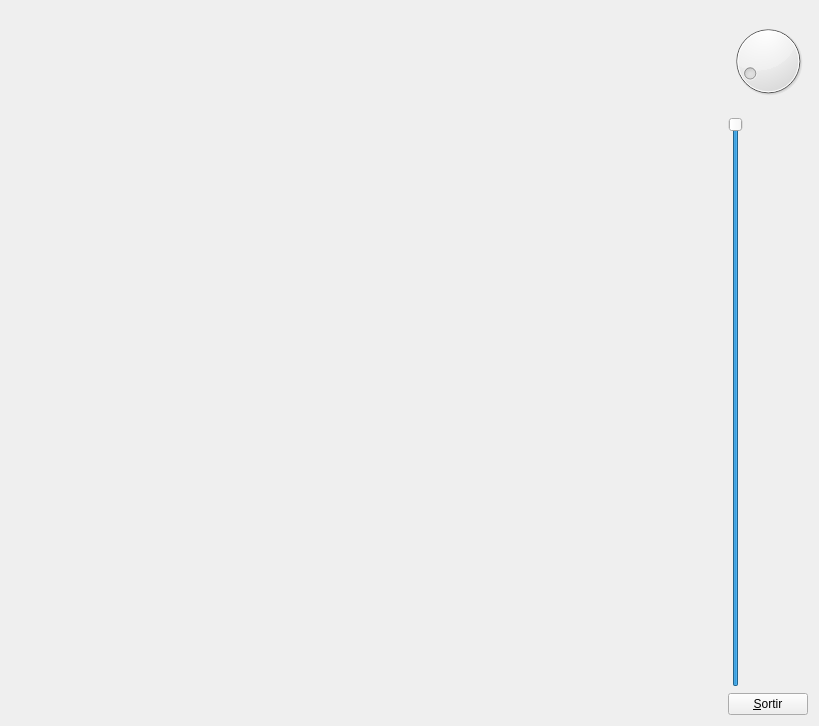
<?xml version="1.0" encoding="UTF-8"?>
<ui version="4.0">
 <class>MyForm</class>
 <widget class="QWidget" name="MyForm">
  <property name="geometry">
   <rect>
    <x>0</x>
    <y>0</y>
    <width>819</width>
    <height>726</height>
   </rect>
  </property>
  <property name="windowTitle">
   <string>Form</string>
  </property>
  <layout class="QHBoxLayout" name="horizontalLayout">
   <item>
    <widget class="MyGLWidget" name="widget" native="true">
     <property name="sizePolicy">
      <sizepolicy hsizetype="Expanding" vsizetype="Expanding">
       <horstretch>0</horstretch>
       <verstretch>0</verstretch>
      </sizepolicy>
     </property>
    </widget>
   </item>
   <item>
    <layout class="QVBoxLayout" name="verticalLayout">
     <item>
      <widget class="QDial" name="dial">
       <property name="maximum">
        <number>359</number>
       </property>
       <property name="value">
        <number>30</number>
       </property>
      </widget>
     </item>
     <item>
      <widget class="QSlider" name="verticalSlider">
       <property name="maximum">
        <number>100</number>
       </property>
       <property name="singleStep">
        <number>0</number>
       </property>
       <property name="value">
        <number>100</number>
       </property>
       <property name="orientation">
        <enum>Qt::Vertical</enum>
       </property>
      </widget>
     </item>
     <item>
      <widget class="QPushButton" name="pushButton">
       <property name="sizePolicy">
        <sizepolicy hsizetype="Fixed" vsizetype="Fixed">
         <horstretch>0</horstretch>
         <verstretch>0</verstretch>
        </sizepolicy>
       </property>
       <property name="text">
        <string>&amp;Sortir</string>
       </property>
      </widget>
     </item>
    </layout>
   </item>
  </layout>
 </widget>
 <customwidgets>
  <customwidget>
   <class>MyGLWidget</class>
   <extends>QWidget</extends>
   <header>MyGLWidget.h</header>
   <container>1</container>
   <slots>
    <slot>giraY(int)</slot>
    <slot>changeG(int)</slot>
   </slots>
  </customwidget>
 </customwidgets>
 <resources/>
 <connections>
  <connection>
   <sender>pushButton</sender>
   <signal>clicked()</signal>
   <receiver>MyForm</receiver>
   <slot>close()</slot>
   <hints>
    <hint type="sourcelabel">
     <x>808</x>
     <y>715</y>
    </hint>
    <hint type="destinationlabel">
     <x>839</x>
     <y>529</y>
    </hint>
   </hints>
  </connection>
  <connection>
   <sender>dial</sender>
   <signal>valueChanged(int)</signal>
   <receiver>widget</receiver>
   <slot>giraY(int)</slot>
   <hints>
    <hint type="sourcelabel">
     <x>766</x>
     <y>71</y>
    </hint>
    <hint type="destinationlabel">
     <x>597</x>
     <y>67</y>
    </hint>
   </hints>
  </connection>
  <connection>
   <sender>verticalSlider</sender>
   <signal>valueChanged(int)</signal>
   <receiver>widget</receiver>
   <slot>changeG(int)</slot>
   <hints>
    <hint type="sourcelabel">
     <x>742</x>
     <y>294</y>
    </hint>
    <hint type="destinationlabel">
     <x>702</x>
     <y>294</y>
    </hint>
   </hints>
  </connection>
 </connections>
</ui>
